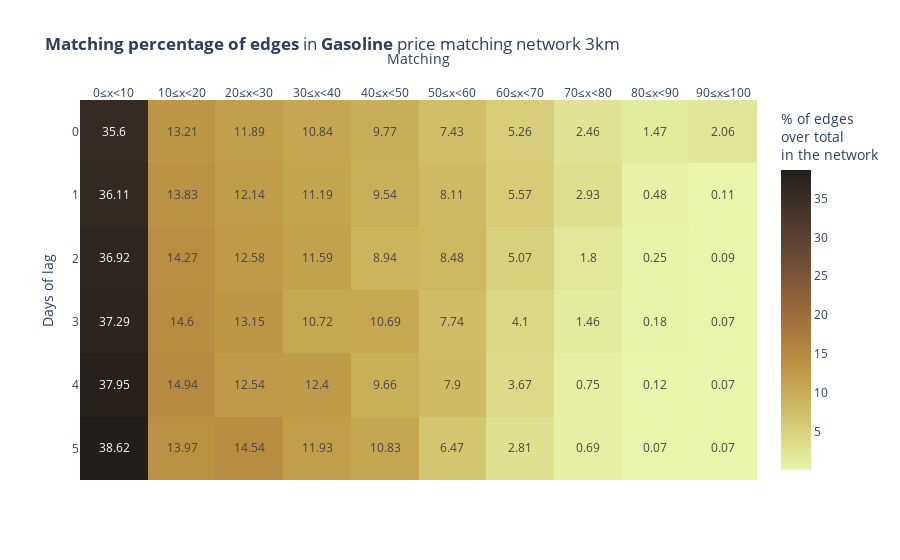

Notebook source saved alongside this figure:
### Markdown cell above
The heatmap shows the percentage over the total of edges with a certain amount of Matching in different lag days.

As we can see increasing the **Matching** and the days of lag we have less edges, this means that the edge with a high **Matching** are only a little part of the total.

This is useful to quickly understand how the **Matching** is distribuited inside the network.

### Code cell
def matching_table(price_matching_network, fuel_type):

    matching = []

    for lag in range(0,6):

        row = []
        for i in range(0,10):
            row.append(0)

        for edge in price_matching_network.edges(data=True):

            aux = (edge[2][f"{lag}_matching"] // 10)
            if aux == 10:
                aux -= 1
            
            row[int(aux)] += 1

        for i in range(0,10):
            row[i] = round(row[i]/len(price_matching_network.edges())*100,2)
        
        matching.append(row)
    
    fig = px.imshow(matching, text_auto=True, 
                                aspect="auto", 
                                title=f"<b>Matching percentage of edges</b> in <b>{fuel_type}</b> price matching network 3km", 
                                labels=dict(x="Matching", y="Days of lag", color="% of edges <br>over total <br>in the network"),
                                x=["0≤x<10","10≤x<20", "20≤x<30", "30≤x<40", "40≤x<50", "50≤x<60","60≤x<70","70≤x<80","80≤x<90","90≤x≤100"],color_continuous_scale='turbid')
    fig.update_xaxes(side="top")

    fig.show()
    return matching

high_matching_gasoline_3km = matching_table(price_matching_network_gasoline_3km,"Gasoline")

### Figure 1 — Plotly figure (JSON) as saved in the notebook; plotly's stock layout.template omitted (floating-point values rounded to 4 significant figures)
{"data": [{"coloraxis": "coloraxis", "hovertemplate": "Matching: %{x}<br>Days of lag: %{y}<br>% of edges <br>over total <br>in the network: %{z}<extra></extra>", "name": "0", "texttemplate": "%{z}", "type": "heatmap", "x": ["0≤x<10", "10≤x<20", "20≤x<30", "30≤x<40", "40≤x<50", "50≤x<60", "60≤x<70", "70≤x<80", "80≤x<90", "90≤x≤100"], "xaxis": "x", "yaxis": "y", "z": [[35.6, 13.21, 11.89, 10.84, 9.77, 7.43, 5.26, 2.46, 1.47, 2.06], [36.11, 13.83, 12.14, 11.19, 9.54, 8.11, 5.57, 2.93, 0.48, 0.11], [36.92, 14.27, 12.58, 11.59, 8.94, 8.48, 5.07, 1.8, 0.25, 0.09], [37.29, 14.6, 13.15, 10.72, 10.69, 7.74, 4.1, 1.46, 0.18, 0.07], [37.95, 14.94, 12.54, 12.4, 9.66, 7.9, 3.67, 0.75, 0.12, 0.07], [38.62, 13.97, 14.54, 11.93, 10.83, 6.47, 2.81, 0.69, 0.07, 0.07]]}], "layout": {"coloraxis": {"colorbar": {"title": {"text": "% of edges <br>over total <br>in the network"}}, "colorscale": [[0, "rgb(232, 245, 171)"], [0.09091, "rgb(220, 219, 137)"], [0.1818, "rgb(209, 193, 107)"], [0.2727, "rgb(199, 168, 83)"], [0.3636, "rgb(186, 143, 66)"], [0.4545, "rgb(170, 121, 60)"], [0.5455, "rgb(151, 103, 58)"], [0.6364, "rgb(129, 87, 56)"], [0.7273, "rgb(104, 72, 53)"], [0.8182, "rgb(80, 59, 46)"], [0.9091, "rgb(57, 45, 37)"], [1, "rgb(34, 30, 27)"]]}, "title": {"text": "<b>Matching percentage of edges</b> in <b>Gasoline</b> price matching network 3km"}, "xaxis": {"anchor": "y", "domain": [0, 1], "side": "top", "title": {"text": "Matching"}}, "yaxis": {"anchor": "x", "autorange": "reversed", "domain": [0, 1], "title": {"text": "Days of lag"}}}}
